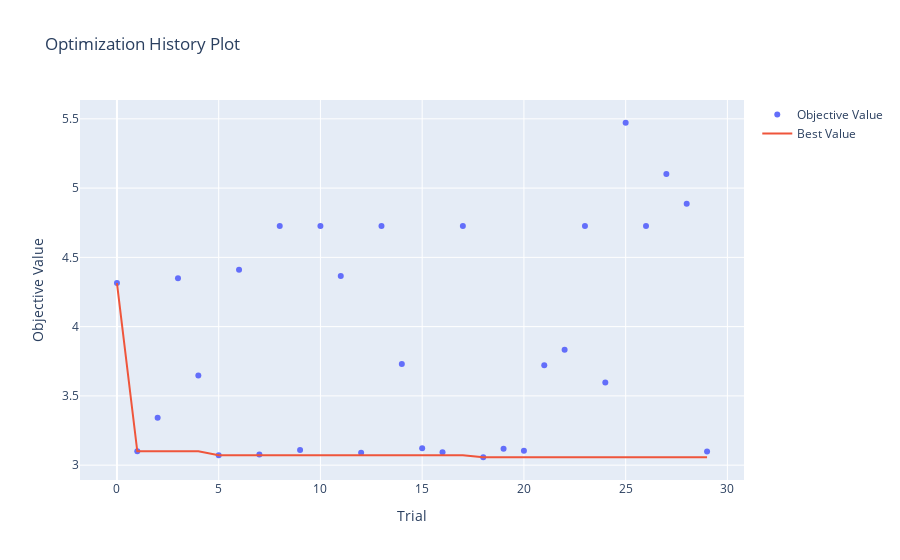

Write notebook code for a chart like this one.
### Code cell
# optimization history plot

optuna.visualization.plot_optimization_history(study)

### Figure 1 — Plotly figure (JSON) as saved in the notebook; plotly's stock layout.template omitted (floating-point values rounded to 4 significant figures)
{"data": [{"mode": "markers", "name": "Objective Value", "type": "scatter", "x": [0, 1, 2, 3, 4, 5, 6, 7, 8, 9, 10, 11, 12, 13, 14, 15, 16, 17, 18, 19, 20, 21, 22, 23, 24, 25, 26, 27, 28, 29], "y": [4.315, 3.1, 3.342, 4.349, 3.647, 3.071, 4.41, 3.077, 4.726, 3.11, 4.726, 4.365, 3.09, 4.726, 3.73, 3.122, 3.093, 4.726, 3.057, 3.118, 3.105, 3.721, 3.833, 4.726, 3.596, 5.472, 4.726, 5.102, 4.888, 3.098]}, {"mode": "lines", "name": "Best Value", "type": "scatter", "x": [0, 1, 2, 3, 4, 5, 6, 7, 8, 9, 10, 11, 12, 13, 14, 15, 16, 17, 18, 19, 20, 21, 22, 23, 24, 25, 26, 27, 28, 29], "y": [4.315, 3.1, 3.1, 3.1, 3.1, 3.071, 3.071, 3.071, 3.071, 3.071, 3.071, 3.071, 3.071, 3.071, 3.071, 3.071, 3.071, 3.071, 3.057, 3.057, 3.057, 3.057, 3.057, 3.057, 3.057, 3.057, 3.057, 3.057, 3.057, 3.057]}, {"marker": {"color": "#cccccc"}, "mode": "markers", "name": "Infeasible Trial", "showlegend": false, "type": "scatter", "x": [], "y": []}], "layout": {"title": {"text": "Optimization History Plot"}, "xaxis": {"title": {"text": "Trial"}}, "yaxis": {"title": {"text": "Objective Value"}}}}
